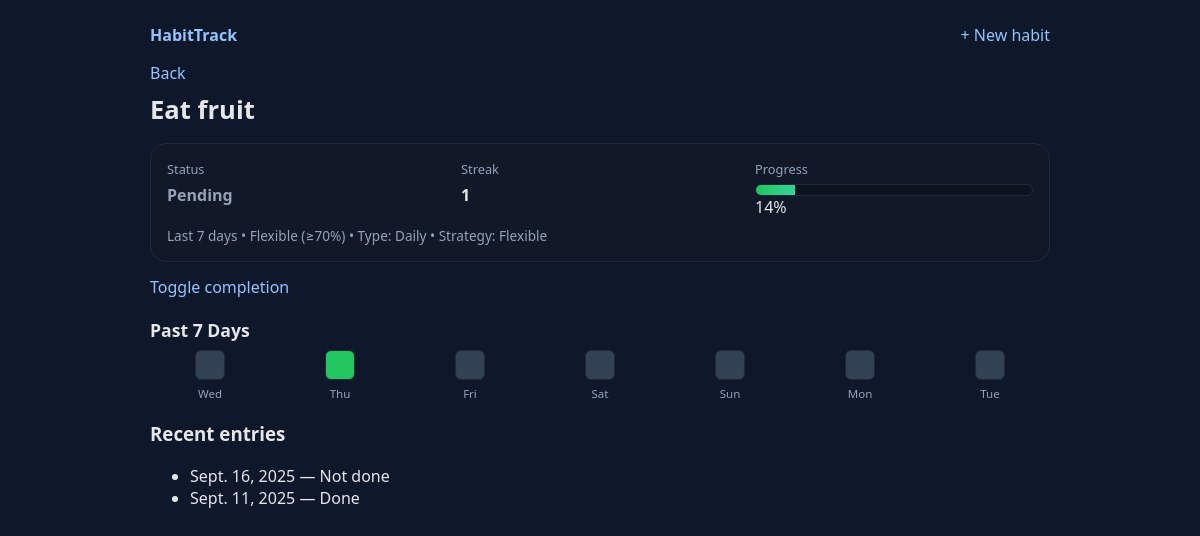
Screenshot of /habit/5/ with the database file from the repository.
### habits/models.py (models this page shows, shortened)
class Habit(models.Model):
    name = models.CharField(max_length=100)
    habit_type = models.CharField(max_length=10, choices=[("daily", "Daily"), ("weekly", "Weekly")])
    strategy = models.CharField(max_length = 10, choices=[("strict", "Strict"), ("flexible", "Flexible")] )
    def anchor_for(self, d: date) -> date:
        return period_anchor_for(self.habit_type, d)

class Completion(models.Model):
    habit = models.ForeignKey(Habit, on_delete=models.CASCADE, related_name="completions")
    date = models.DateField()          # daily: actual day; weekly: anchor day (Monday)
    done = models.BooleanField(default=False)
    class Meta:
        unique_together = ("habit", "date")   # one row per habit per period
        ordering = ["-date"]

### habits/views.py (the view)
# urls.py: path("habit/<int:pk>/", views.habit_detail, name="habit_detail"),
def habit_detail(request, pk: int):
    habit = get_object_or_404(Habit, pk=pk)
    today = date.today()
    anchor = _current_anchor(habit, today)
    completion = Completion.objects.filter(habit=habit, date=anchor).first()
    history = Completion.objects.filter(habit=habit).order_by("-date")[:14]
    progress = _progress(habit, today)
    status = "Done" if (completion and completion.done) else "Pending"
    progress_pct = progress["percent"]      # 0..100 (already rounded)
    on_track = progress["on_track"]         # True/False for strategy pass
    marks_asc = list(reversed(progress["marks"]))  # you stored newest->oldest; flip it
    cells = []
    if habit.habit_type == "daily":
        for d, done in marks_asc:
            cells.append({"label": d.strftime("%a"), "done": done})
    else:
        for d, done in marks_asc:
            cells.append({"label": f"Wk {d.isocalendar().week}", "done": done})
    context = {
        "habit": habit,
        "anchor": anchor,
        "completion": completion,
        "streak": _streak(habit),
        "history": history,
        "today": today,
        "progress": progress,
        "status": status,
        "progress_pct": progress_pct,
        "on_track": on_track,
        "window_label": progress["window_label"],  # Last 7 days / Last 4 weeks
        "rule_label": progress["rule_label"],      # Strict (all required)/ Flexible ≥70%
        "cells": cells,                             # [{label, done}] oldest -> newest
        "is_daily": habit.habit_type == "daily",
    }
    return render(request, "habits/detail.html", context)

### habits/utils.py (called while the page is built, shortened)
def period_anchor_for(habit_type: str, d: date) -> date:
    return start_of_week(d) if habit_type == "weekly" else d

def consecutive_anchors(anchor_list_desc: list[date]) -> int:
    if not anchor_list_desc:
        return 0
    if len(anchor_list_desc) == 1:
        return 1

### habits/views.py (called while the page is built)
def _current_anchor(habit: Habit, today: date | None = None) -> date:
    today = today or date.today()
    return habit.anchor_for(today)

def _streak(habit: Habit) -> int:
    done_dates = list(
        Completion.objects.filter(habit=habit, done=True)
        .order_by("-date")
        .values_list("date", flat=True)
    )
    return consecutive_anchors(done_dates) if done_dates else 0

def _window_anchors(habit: Habit, today: date | None = None) -> list[date]:
    today = today or date.today()
    start = habit.anchor_for(today)  # day or Monday
    if habit.habit_type == "daily":
        return [start - timedelta(days=i) for i in range(7)]
    else:
        return [start - timedelta(days=7*i) for i in range(4)]

### habits/templates/habits/detail.html
{% extends "base.html" %}
{% block content %}
<a href="{% url 'habits:home' %}">Back</a>
<h1 class="page-title">{{ habit.name }}</h1>
<div class="status-card">
  <div class="status-row">
    <div class="status-item">
      <div class="label">Status</div>
      <div class="value {{ status|lower }}">{{ status }}</div>
    </div>
    <div class="status-item">
      <div class="label">Streak</div>
      <div class="value"> {{ streak }}</div>
    </div>
    <div class="status-item">
      <div class="label">Progress</div>
      <div class="progress-bar">
        <div class="progress-fill" style="width: {{ progress_pct }}%;"></div>
      </div>
      <div class="progress-text">{{ progress_pct }}%</div>
    </div>
  </div>
  <div class="subtle">
    {{ window_label }} • {{ rule_label }}
    • Type: {{ habit.get_habit_type_display }} • Strategy: {{ habit.get_strategy_display }}
  </div>
</div>
<p style="margin-top:14px;">
  <a href="{% url 'habits:toggle_completion' habit.pk %}">Toggle completion</a>
</p>
<h3 class="section-title">{{ is_daily|yesno:"Past 7 Days,Past 4 Weeks" }}</h3>
<div class="history">
  {% for cell in cells %}
    <div class="cell" aria-label="{{ cell.label }} {{ cell.done|yesno:'done,pending' }}" title="{{ cell.label }} — {{ cell.done|yesno:'done,pending' }}">
      <div class="square {{ cell.done|yesno:'on,off' }}"></div>
      <div class="cell-label">{{ cell.label }}</div>
    </div>
  {% endfor %}
</div>
<h3 style="margin-top:20px;">Recent entries</h3>
<ul>
  {% for c in history %}
    <li>{{ c.date }} — {% if c.done %}Done{% else %}Not done{% endif %}</li>
  {% empty %}
    <li>No history yet.</li>
  {% endfor %}
</ul>
{% endblock %}

### rows the page displays
Habit: name "Eat fruit", habit_type "Daily", strategy "Flexible"
Completion: date "Sept. 16, 2025", done "Not done"
Completion: date "Sept. 11, 2025", done "Done"

### other values shown
{{ status }} "Pending"
{{ streak }} "1"
{{ progress_pct }} "14"
{{ window_label }} "Last 7 days"
{{ rule_label }} "Flexible (≥70%)"
{{ is_daily|yesno:"Past 7 Days,Past 4 Weeks" }} "Past 7 Days"
{{ cell.label }} "Wed" "Thu" "Fri" "Sat" "Sun" "Mon" "Tue"
